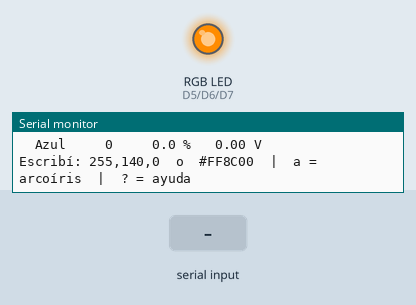
This sketch was run on a simulated ESP8266 (NodeMCU). On the bench: an RGB LED mixed from three pins (HIGH = lit), the last lines printed to the serial monitor. The inputs (shaded band) are chosen by the test bench. Dim RGB values are drawn brighter than linear.

Above: at 1.5 s.
1.6 s: "a\n" received over Serial
At 2.96 s:
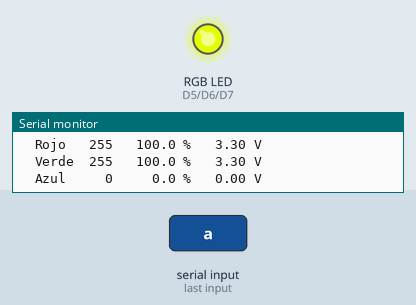
4.6 s: "90,45,200\n" received over Serial
At 4.9 s:
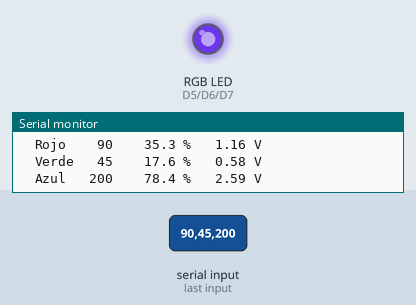
6.1 s: "A\n" received over Serial
9.1 s: "30,150,10\n" received over Serial
10.6 s: "1,90,45\n" received over Serial
At 11.7 s:
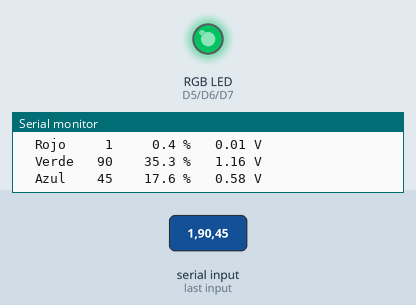
12.1 s: "a\n" received over Serial
At 12.25 s:
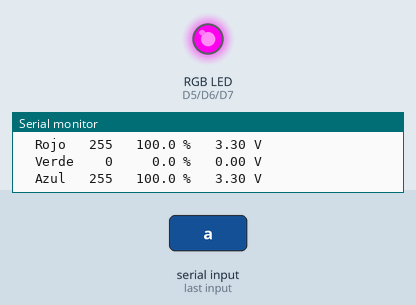
Timing chart, 0 to 29.5 s (numbered marks = the images above; inputs shaded):
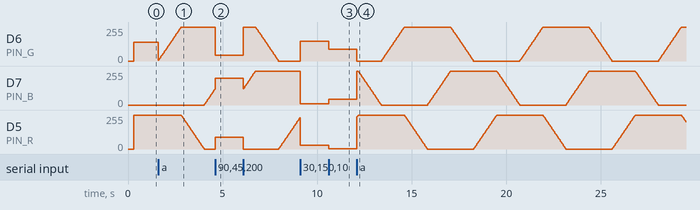

Measured:
- after the input at 1.6 s, D7 (PIN_B): moves from 0/255 to 119/255 over 0.55 s, starting after 2.4 s; D5 (PIN_R): moves from 255/255 to 0/255 over 1.2 s, starting after 1.2 s
- after the input at 4.6 s, D5 (PIN_R): 0/255 → 90/255 at once
- after the input at 10.6 s, D6 (PIN_G): 150/255 → 90/255 at once; D7 (PIN_B): 10/255 → 45/255 at once; D5 (PIN_R): 30/255 → 1/255 at once

The sketch:

s2_mezcla_rgb.ino
```cpp
/*
  ==========================================================================
  SIMULADOR 2 - Mezcla de colores: tres PWM a la vez
  NodeMCU V3 (ESP8266) - Placa en el IDE: "NodeMCU 1.0 (ESP-12E Module)"
  ==========================================================================

  CONEXIONADO (LED RGB de cátodo común)
    D5 (GPIO14) -> 150 ohm      -> pata R
    D6 (GPIO12) -> 47 a 100 ohm -> pata G
    D7 (GPIO13) -> 47 a 100 ohm -> pata B
    Pata común  -> GND

  CÓMO SE USA (Monitor serie a 115200 baudios, "Nueva línea")
    255,140,0  -> fija rojo, verde y azul (0 a 255 cada uno)
    #FF8C00    -> el mismo color en hexadecimal, como en la web
    a          -> arcoíris automático (se detiene con cualquier color)
    ?          -> ayuda

  DESAFÍO: antes de escribir, predecí los valores para amarillo, cian y
  naranja. Después comprobalo.
  ==========================================================================
*/

const uint8_t PIN_R = D5;
const uint8_t PIN_G = D6;
const uint8_t PIN_B = D7;
const float   VCC   = 3.3;

uint8_t r = 255, g = 140, b = 0;
bool    arcoiris = false;
uint16_t tono = 0;                 // 0 a 359 grados
uint32_t ultimoPaso = 0;

void escribirLED() {
  analogWrite(PIN_R, r);
  analogWrite(PIN_G, g);
  analogWrite(PIN_B, b);
}

void filaTabla(const char* nombre, uint8_t v) {
  float ciclo = v / 255.0;
  Serial.printf("  %-6s %3u   %5.1f %%   %4.2f V\n", nombre, v, ciclo * 100.0, ciclo * VCC);
}

void informar() {
  Serial.println(F("------------------------------------------------"));
  Serial.printf("Color #%02X%02X%02X\n", r, g, b);
  Serial.println(F("  Canal  Valor  Ciclo     Tensión prom."));
  filaTabla("Rojo",  r);
  filaTabla("Verde", g);
  filaTabla("Azul",  b);
}

// Convierte un tono (0-359) con saturación y brillo máximos a RGB 0-255
void tonoARgb(uint16_t h, uint8_t &rr, uint8_t &gg, uint8_t &bb) {
  uint8_t sector = h / 60;              // 0 a 5
  uint8_t sube   = (uint8_t)((h % 60) * 255 / 60);
  uint8_t baja   = 255 - sube;
  switch (sector) {
    case 0:  rr = 255;  gg = sube; bb = 0;    break;
    case 1:  rr = baja; gg = 255;  bb = 0;    break;
    case 2:  rr = 0;    gg = 255;  bb = sube; break;
    case 3:  rr = 0;    gg = baja; bb = 255;  break;
    case 4:  rr = sube; gg = 0;    bb = 255;  break;
    default: rr = 255;  gg = 0;    bb = baja; break;
  }
}

uint8_t limitar(long v) {
  if (v < 0)   return 0;
  if (v > 255) return 255;
  return (uint8_t)v;
}

void mostrarAyuda() {
  Serial.println();
  Serial.println(F("Escribí: 255,140,0  o  #FF8C00  |  a = arcoíris  |  ? = ayuda"));
}

void leerComando() {
  if (!Serial.available()) return;
  String linea = Serial.readStringUntil('\n');
  linea.trim();
  if (linea.length() == 0) return;

  if (linea == "a" || linea == "A") {
    arcoiris = true;
    Serial.println(F("Arcoíris activado. Escribí un color para detenerlo."));
    return;
  }

  if (linea.charAt(0) == '#' && linea.length() == 7) {
    long valorHex = strtol(linea.substring(1).c_str(), nullptr, 16);
    r = (valorHex >> 16) & 0xFF;
    g = (valorHex >> 8) & 0xFF;
    b = valorHex & 0xFF;
    arcoiris = false;
    escribirLED();
    informar();
    return;
  }

  int coma1 = linea.indexOf(',');
  int coma2 = linea.indexOf(',', coma1 + 1);
  if (coma1 > 0 && coma2 > coma1) {
    r = limitar(linea.substring(0, coma1).toInt());
    g = limitar(linea.substring(coma1 + 1, coma2).toInt());
    b = limitar(linea.substring(coma2 + 1).toInt());
    arcoiris = false;
    escribirLED();
    informar();
    return;
  }

  mostrarAyuda();
}

void setup() {
  Serial.begin(115200);
  delay(300);
  Serial.println();
  Serial.println(F("=== Simulador 2: mezcla de colores RGB ==="));

  analogWriteRange(255);
  analogWriteFreq(1000);
  pinMode(PIN_R, OUTPUT);
  pinMode(PIN_G, OUTPUT);
  pinMode(PIN_B, OUTPUT);

  escribirLED();
  informar();
  mostrarAyuda();
}

void loop() {
  leerComando();

  if (arcoiris && millis() - ultimoPaso >= 20) {
    ultimoPaso = millis();
    tono = (tono + 1) % 360;
    tonoARgb(tono, r, g, b);
    escribirLED();
    if (tono % 60 == 0) informar();      // informa en cada color "puro"
  }
}
```
